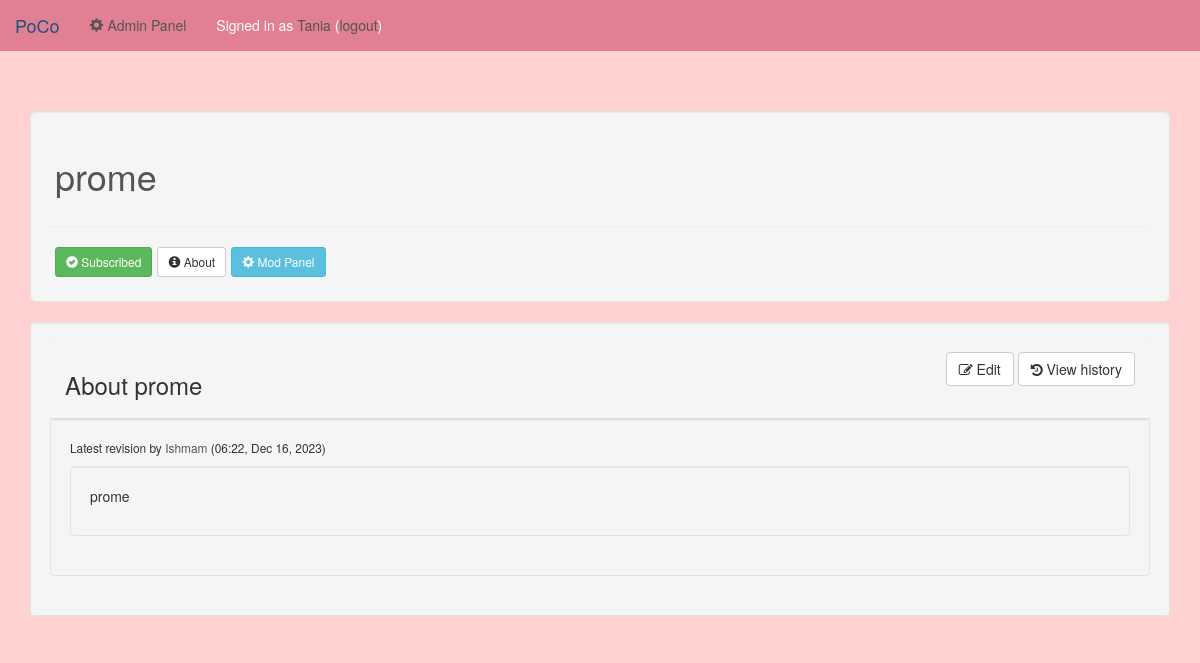
/php/soc.php?soc=prome&view=info (signed in), run on the app's committed database.
### tables this page shows
CREATE TABLE `societies` (
  `soc_id` int(11) NOT NULL,
  `soc_name` varchar(50) NOT NULL,
  `created_by` int(11) NOT NULL,
  `date_created` timestamp NOT NULL DEFAULT current_timestamp(),
  `status` enum('NORMAL','DELETED','LOCKED') NOT NULL DEFAULT 'NORMAL',
  `rev_id` int(11) DEFAULT NULL
);

CREATE TABLE `users` (
  `user_id` int(11) NOT NULL,
  `username` varchar(20) NOT NULL,
  `password` varchar(255) NOT NULL,
  `status` enum('ADMIN','NORMAL','BANNED') NOT NULL DEFAULT 'NORMAL',
  `failed_logins` int(10) UNSIGNED NOT NULL DEFAULT 0,
  `join_date` timestamp NOT NULL DEFAULT current_timestamp(),
  `last_modified` timestamp NOT NULL DEFAULT current_timestamp() ON UPDATE current_timestamp()
);

CREATE TABLE `soc_details` (
  `rev_id` int(11) NOT NULL,
  `soc_id` int(11) NOT NULL,
  `time` timestamp NOT NULL DEFAULT current_timestamp(),
  `revised_by` int(11) NOT NULL,
  `info` text NOT NULL
);

### includes/db_read_funcs.php (called while the page is built, shortened)
<?php
function get_society($sname, $show_deleted = false, $with_rev = false)
{
	$query_string = "
	SELECT 	s.*,
	d.rev_id,
	d.revised_by,
	d.info info,
	DATE_FORMAT(d.time, '%H:%i, %b %d, %Y') \"time\",
	r.username revised_by,
	c.username c_name
	FROM societies s
	JOIN users c ON c.user_id = s.created_by
	LEFT JOIN soc_details d ON s.soc_id = d.soc_id";
	$query_string .= " JOIN users r ON r.user_id = d.revised_by
						WHERE s.soc_name =  ?";
    return  (($s = query($query_string,
                            $sname
                        )
            )
            && ($show_deleted || $s[0]["status"] != "DELETED")
            )
            ? $s[0]:false;
}
	function soc_rel($soc, $uid = null)
	{
		isset($uid) || $uid = $_SESSION["user"]["user_id"];
		$status = query("SELECT EXISTS(SELECT 1 FROM soc_subs WHERE user_id=? and soc_id = ?) as \"sub\",
								EXISTS(SELECT 1 FROM soc_mods WHERE user_id=? and soc_id = ?) as \"mod\",
								EXISTS(SELECT 1 FROM soc_bans WHERE user_id=? and soc_id = ?) as \"banned\",
								EXISTS(SELECT 1 FROM users    WHERE user_id=? and status = ?) as \"admin\"",
						$uid, $soc["soc_id"],
						$uid, $soc["soc_id"],
						$uid, $soc["soc_id"],
						$uid, "ADMIN"
						)[0];
		$status["creator"] = $soc["created_by"] == $uid;
		return $status;
	}
?>

### php/soc_common.php (called while the page is built, shortened)
<?php
    $soc = get_society($_GET["soc"], false, false);
	$status = soc_rel($soc);
?>

### includes/html_funcs.php (called while the page is built, shortened)
<?php
	function to_html($a)
	{
		$html = "<".$a["tag"];
		foreach($a["attribs"] as $att => $val)
		{
			$html .= " ".$att."=\"".$val."\" ";
		}
		$html .= ">";
		if (isset($a["children"]))
		{
			foreach($a["children"] as $child)
			{
				$html .= "\n".to_html($child)."\n";
			}
		}
		elseif (isset($a["data"]))
		{
			$html .= $a["data"];
		}
		$html .= "</".$a["tag"].">";
		return $html;
	}
	function make_tag($t, $class = "", $id = "")
	{
		return ["tag" => $t, "attribs" => ["class" => $class, "id" => $id, "style" => ""]];
	}
	function span($data = "", $class = "", $id = "")
	{
		$span = make_tag("span", $class, $id);
		$span["data"] = $data;
		return $span;
	}
	function a($url, $class = "", $id = "")
	{
		$a = make_tag("a", $class, $id);
		$a["attribs"]["href"] = $url;
		return $a;
	}
	function soc_link($sname, $class = "soc-name")
	{
		$a = a("soc.php?soc=".$sname, $class);
		$a["children"][] = span($sname, $class);
		return $a;
	}
	function user_link($uname, $class = "uname")
	{
		$a = a("user.php?u=".$uname, $class);
		$a["children"][] = span($uname, $class);
		return $a;
	}
	function u($uname)		{ return to_html(user_link($uname)); }
?>

### templates/soc_info.php (the view, shortened to what this page needs)
<div class="panel panel-default well">
	<div class="panel-heading">
		<div class="row">
			<h3 class="col-md-3">About <?php echo $soc["soc_name"]; ?></h3>
			<div class="col-md-9" style="float:right;">
				<div style="float:right;">
				<a class="btn btn-default" data-toggle="modal" data-target="#soc-info-edit"><i class="fa fa-pencil-square-o"/></i>	Edit</a>
				<a class="btn btn-default" data-toggle="modal" data-target="#soc-info-hist"><i class="fa fa-history"/></i>	View history</a>
				</div>
			</div>
		</div>
	</div>
	<div class="panel-body well">
		<?php
			if ($soc["info"])
			{
				echo "<small><p>Latest revision by ".u($soc["revised_by"]);
				echo " (".$soc["time"].")";
				echo "<p></small>";
				echo "<div class=\"well\"><p>".$soc["info"]."</p></div>";
			}
		?>
	</div>
</div>

### includes/functions.php (shortened to what this page needs)
<?php
	function tquery()
	{
		$sqls = explode(";", rtrim(func_get_arg(0), ";"));
        $params_list = array_slice(func_get_args(), 1);
		static $handle;
        if (!isset($handle))
        {
            try
            {
                $handle = new PDO("mysql:dbname=" . DATABASE . ";host=" . SERVER, USERNAME, PASSWORD);
                $handle->setAttribute(PDO::ATTR_EMULATE_PREPARES, false);
				$handle->setAttribute(PDO::ATTR_ERRMODE, PDO::ERRMODE_EXCEPTION);
            }
            catch (Exception $e)
            {
                trigger_error($e->getMessage(), E_USER_ERROR);
                exit;
            }
        }
		foreach($sqls as $sql)
		{
			if (($statements[] = $handle->prepare($sql)) === false)
			{
				trigger_error($handle->errorInfo()[2], E_USER_ERROR);
				exit;
			}
		}
		try
		{
			$handle->beginTransaction();
			for ($i = 0; $i < count($statements); $i++)
			{
				$statements[$i]->execute($params_list[$i]);
			}
			$handle->commit();
		}
		catch(Exception $e)
		{
			$handle->rollback();
			trigger_error($e->getMessage(), E_USER_ERROR);
			return false;
        }
        return true;
	}
    function query()
    {
    	log_activity();
        $sql = func_get_arg(0);
        $parameters = array_slice(func_get_args(), 1);
        static $handle;
        if (!isset($handle))
        {
            try
            {
                $handle = new PDO("mysql:dbname=" . DATABASE . ";host=" . SERVER, USERNAME, PASSWORD);
                $handle->setAttribute(PDO::ATTR_EMULATE_PREPARES, false);
				$handle->setAttribute(PDO::ATTR_ERRMODE, PDO::ERRMODE_EXCEPTION);
            }
            catch (Exception $e)
            {
                trigger_error($e->getMessage(), E_USER_ERROR);
                exit;
            }
        }
        $statement = $handle->prepare($sql);
		try
		{
			$results = $statement->execute($parameters);
			if ($results !== false)
				return $statement->fetchAll(PDO::FETCH_ASSOC);
			else
				return false;
		}
		catch(Exception $e)
		{
			trigger_error($e->getMessage(), E_USER_ERROR); exit;
		}
    }
    function log_activity()
    {
    	if (isset($_SESSION["user"]))
    	{
    		tquery("INSERT INTO user_activity(user_id)
	    			VALUES(?)",
	    			[
	    				$_SESSION["user"]["user_id"]
	    			]);
    	}
    }
    function render_mult($templates, $values = [])
    {
        extract($values);
        require("../templates/header.php");
    	foreach ($templates as $template)
        {
            require("../templates/$template");
    	}
        require("../templates/footer.php");
    }
?>

### templates/soc_common.php (shortened to what this page needs)
<div class="container-fluid well well-lg page-header" >
	<h1 class="soc_title"><?php echo to_html(soc_link($soc["soc_name"]), "soc-title"); ?><small></small></h1>
	<div class="btn-toolbar">
		<hr>
		<?php
			echo "<a role=button href=\"soc.php?soc=".$soc["soc_name"]."&saction=";
			if ($status["sub"])
				echo "unsub\" class=\"btn btn-success btn-sm\"><span class=\"glyphicon glyphicon-ok-sign\"></span> Subscribed";
			else
				echo "sub\" class=\"btn btn-default btn-sm\"><span class=\"glyphicon glyphicon-plus-sign\"></span> Subscribe";
			echo "</a>";
			echo "	<a role=button href=\"soc.php?soc=".$soc["soc_name"]."&view=info\" class=\"btn btn-default btn-sm\">
							<span class=\"glyphicon glyphicon-info-sign\"></span>
							About
						</a>";
			if ($status["mod"] || $status["admin"])
				echo "	<a role=button href=\"mod_panel.php?soc=".$soc["soc_name"]."\" class=\"btn btn-info btn-sm\">
							<span class=\"glyphicon glyphicon-cog\"></span>
							Mod Panel
						</a>";
		?>
	</div>
</div>

### php/css/custom.css (style rules this page uses)
body { background-color: #ffd1d1; }

### templates/header.php (style rules this page uses)
a { color: #555; }

### data on the page
societies: soc_name "prome"
users: username "Ishmam"
soc_details: info "prome"

### other printed values
$_SESSION["user"]["username"] "Tania"
$soc["time"] "06:22, Dec 16, 2023"
